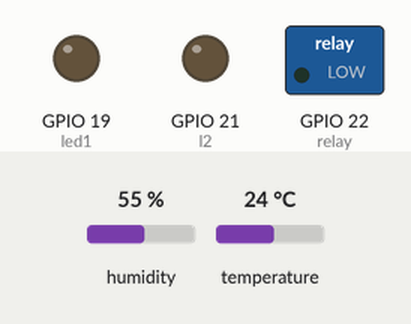
Simulated run of this sketch. Board: ESP32. Parts: switched loads named in the sketch (green lamp = pin HIGH), output pins drawn as LEDs (lit = HIGH). The test bench sets the inputs (shaded band); at power-on: temperature 24 °C, humidity 55 %. WiFi joins after 1.5 s; servers stay silent unless stated; uploads are accepted with an empty reply; what the sketch prints to the serial monitor is not drawn.

Above: at 2.7 s.
2.8 s: temperature set to 22 °C
At 4.9 s:
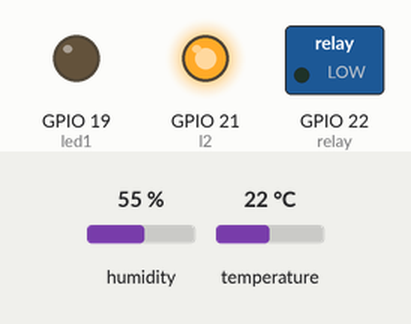
7.4 s: temperature set to 28 °C
At 10.5 s:
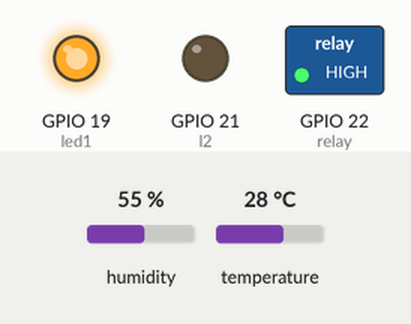
12.0 s: temperature set to 12 °C
At 13.9 s:
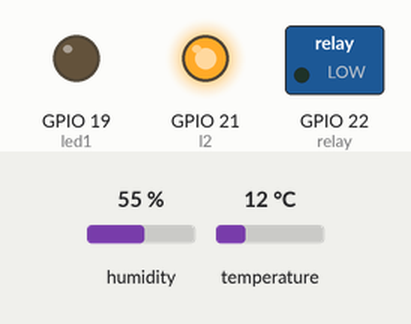
16.6 s: temperature set to 25 °C
At 17.2 s:
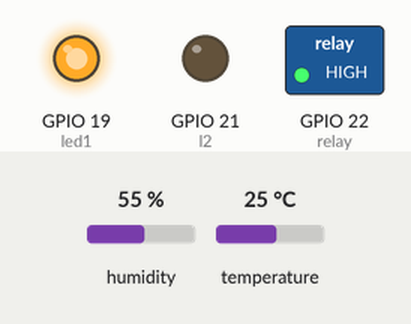
Timing chart, 0 to 19.6 s (numbered marks = the images above; inputs shaded):
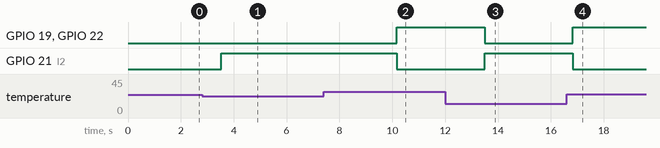

The sketch:

P21.1.ino
```cpp
#include <HTTPClient.h>
#include <WiFi.h>
#include <Adafruit_Sensor.h>
#include "DHT.h"
#define DHTPIN 4
#define DHTTYPE DHT11
DHT dht(DHTPIN, DHTTYPE); // dht(puerto, dispositivo) instancia de la
//clase DHT
const int relay=22;
const int led1=19;
const int l2=21;
int motor;
const char *ssid = "Antonio21";
const char *password = "Antonio21";
const char* serverName = "http://192.168.137.222  /p.php";
void setup() {
  Serial.begin(9600);
  Serial.print("Configurando el access point...");
WiFi.begin(ssid, password);
while (WiFi.status() != WL_CONNECTED) {
delay(500);
Serial.print(".");
}
Serial.println("");
Serial.println("WiFI connected");
Serial.print("IP: ");
Serial.println(WiFi.localIP());

pinMode(relay,OUTPUT); // puerto GPIO digital que va al Sorce //del Relay
pinMode(led1,OUTPUT);
pinMode(l2,OUTPUT);
Serial.println("Prueba DHT");
dht.begin(); // inicializa el sensor.
}
void loop() {
delay(2000); //requiere de dos segundos para realizar la lectura.
float h = dht.readHumidity(); // Método readHumedity() para obtener la
//humedad //ambiente
float t = dht.readTemperature(); // Método readTemperature() obtiene la
//temperatura
if(isnan(h) || isnan(t)) { // isnan() verifica que lleguen los dos valores
Serial.println(F("Falla en la lectura del sensor, verifica librería y conexión"));
return;
}
Serial.print(h); //se imprime la temperatura en el serial
Serial.println("%");
Serial.print(t); //se imprime la temperatura en el serial
Serial.println("°C");
if(t>=24.0 && t<=29.0){ // si la temperatura es mayor o igual a 30 //grados
  digitalWrite(l2,LOW);
 digitalWrite(led1,HIGH);
digitalWrite(relay,HIGH); // se enciende el motor al mandar un alto
motor = 1;
}else{ //al puerto de salida donde está conectado el relay.
  digitalWrite(led1,LOW);
  digitalWrite(l2,HIGH);
  digitalWrite(relay,LOW);
  motor = 2;
// si la temperatura no está en este rango se //apaga.
} // fin de if
if(WiFi.status()== WL_CONNECTED){
HTTPClient http;
// Su nombre de dominio con la ruta del URL o la dirección IP
http.begin(serverName);
// Especifica content-type header
http.addHeader("Content-Type", "application/x-www-form-urlencoded");
// Prepara el HTTP POST para enviar los datos del boton y otro valor de un sensor
// otro valor.
String httpRequestData="&temperatura="+ String(t)+ "&humedad=" + String(h)+ "&motor="+String(motor)+"";
int httpResponseCode = http.POST(httpRequestData);
if (httpResponseCode>0) {
Serial.println("HTTP dato enviado");
delay(1000);
}
else {
Serial.print("Error de código: ");
Serial.println(httpResponseCode);
}
http.end();
}
else {
Serial.println("WiFi desconectado");
}
delay(100); // se espera dos segundos para hacer la lectura
}
```

Measured:
- the behaviour switches between 24 and 23 °C on temperature (found by bisection; images 0 and 1)
- after the input at 2.8 s, GPIO 19 (led1), GPIO 22 (relay): stays LOW (without the input it goes to HIGH after 0.73 s); GPIO 21 (l2): LOW → HIGH after 0.73 s
- after the input at 7.4 s, GPIO 19 (led1), GPIO 22 (relay): LOW → HIGH after 2.8 s; GPIO 21 (l2): HIGH → LOW after 2.8 s
- after the input at 12.0 s, GPIO 19 (led1), GPIO 22 (relay): HIGH → LOW after 1.5 s; GPIO 21 (l2): LOW → HIGH after 1.5 s
- after the input at 16.6 s, GPIO 19 (led1), GPIO 22 (relay): LOW → HIGH after 0.22 s; GPIO 21 (l2): HIGH → LOW after 0.22 s
